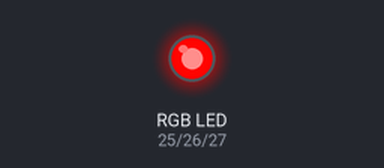
Bench run of a sketch on a simulated ESP32. Parts: an RGB LED mixed from three pins (HIGH = lit).

Above: at 0.05 s.
At 1.85 s:
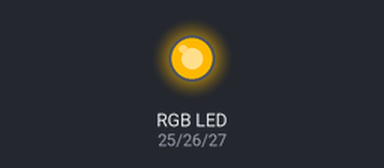
At 3.75 s:
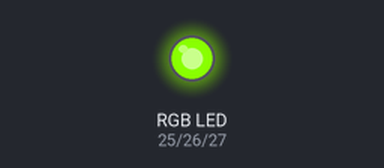
At 7.45 s:
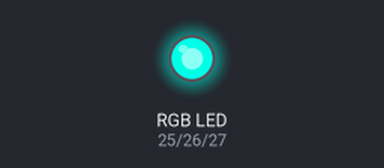
At 11.15 s:
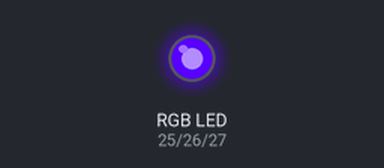
At 14.85 s:
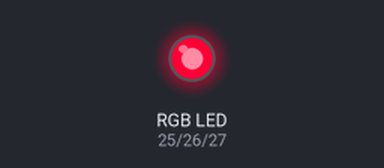
Timing chart, 0 to 20.0 s (numbered marks = the images above):
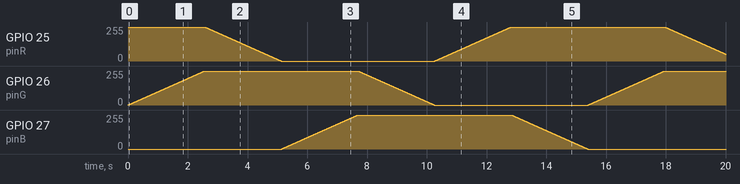

The sketch:

ledtest.ino
```cpp
const int pinR = 25; // Red channel pin
const int pinG = 26; // Green channel pin
const int pinB = 27; // Blue channel pin

// Note for ESP32 users: `analogWrite` is supported in ESP32 Core 3.0.0 and above.
// If you are on an older core, you might need to use `ledcAttachPin` and `ledcWrite`.

void setup() {
  pinMode(pinR, OUTPUT);
  pinMode(pinG, OUTPUT);
  pinMode(pinB, OUTPUT);
}

void setColor(int r, int g, int b) {
  // If your strip colors are inverted (0 is max brightness, 255 is off),
  // you can change these to: analogWrite(pinR, 255 - r); etc.
  analogWrite(pinR, r);
  analogWrite(pinG, g);
  analogWrite(pinB, b);
}

void loop() {
  int delayTime = 10; // Speed of the transition

  // Red to Yellow
  for(int i = 0; i <= 255; i++) {
    setColor(255, i, 0);
    delay(delayTime);
  }

  // Yellow to Green
  for(int i = 255; i >= 0; i--) {
    setColor(i, 255, 0);
    delay(delayTime);
  }

  // Green to Cyan
  for(int i = 0; i <= 255; i++) {
    setColor(0, 255, i);
    delay(delayTime);
  }

  // Cyan to Blue
  for(int i = 255; i >= 0; i--) {
    setColor(0, i, 255);
    delay(delayTime);
  }

  // Blue to Magenta
  for(int i = 0; i <= 255; i++) {
    setColor(i, 0, 255);
    delay(delayTime);
  }

  // Magenta to Red
  for(int i = 255; i >= 0; i--) {
    setColor(255, 0, i);
    delay(delayTime);
  }
}
```
